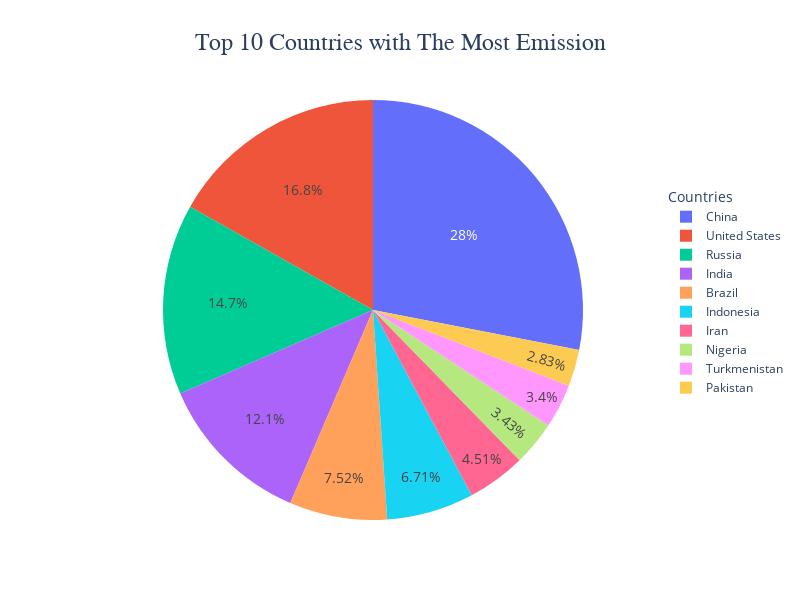

Notebook code for this chart:
### Code cell
fig = go.Figure(data=[go.Pie(labels=result['Country'], values=result['Emissions'])])
fig.update_traces(hoverinfo='percent', textinfo='percent', textfont_size=14, )

# Add title
fig.update_layout(title="Top 10 Countries with The Most Emission", title_font_size=24, title_font_family='Arial',title_x=0.5)

# Add legend and adjust position
fig.update_layout(legend=dict(title='Countries', orientation='v', yanchor='top', y=0.8, xanchor='left', x=1))

# Resize the figure
fig.update_layout(height=600, width=800)

# Show the chart
fig.show()

### Figure 1 — Plotly figure (JSON) as saved in the notebook; plotly's stock layout.template omitted (floating-point values rounded to 4 significant figures)
{"data": [{"hoverinfo": "percent", "labels": ["China", "United States", "Russia", "India", "Brazil", "Indonesia", "Iran", "Nigeria", "Turkmenistan", "Pakistan"], "textfont": {"size": 14}, "textinfo": "percent", "type": "pie", "values": [81050.0, 48600.0, 42430.0, 34850.0, 21720.0, 19400.0, 13030.0, 9904.0, 9834.0, 8171.0]}], "layout": {"height": 600, "legend": {"orientation": "v", "title": {"text": "Countries"}, "x": 1, "xanchor": "left", "y": 0.8, "yanchor": "top"}, "title": {"font": {"family": "Arial", "size": 24}, "text": "Top 10 Countries with The Most Emission", "x": 0.5}, "width": 800}}
